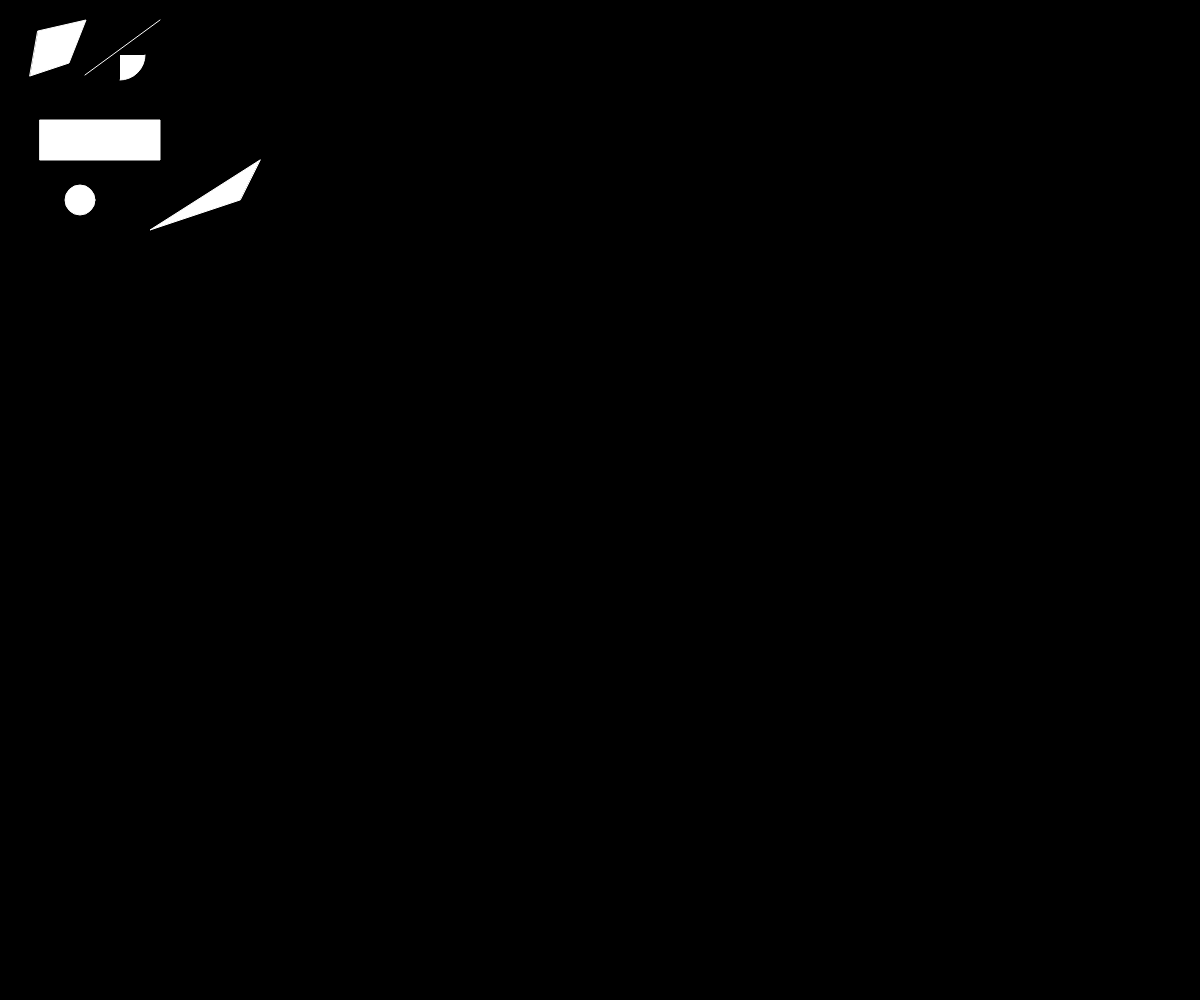
Frame 1 (no input)
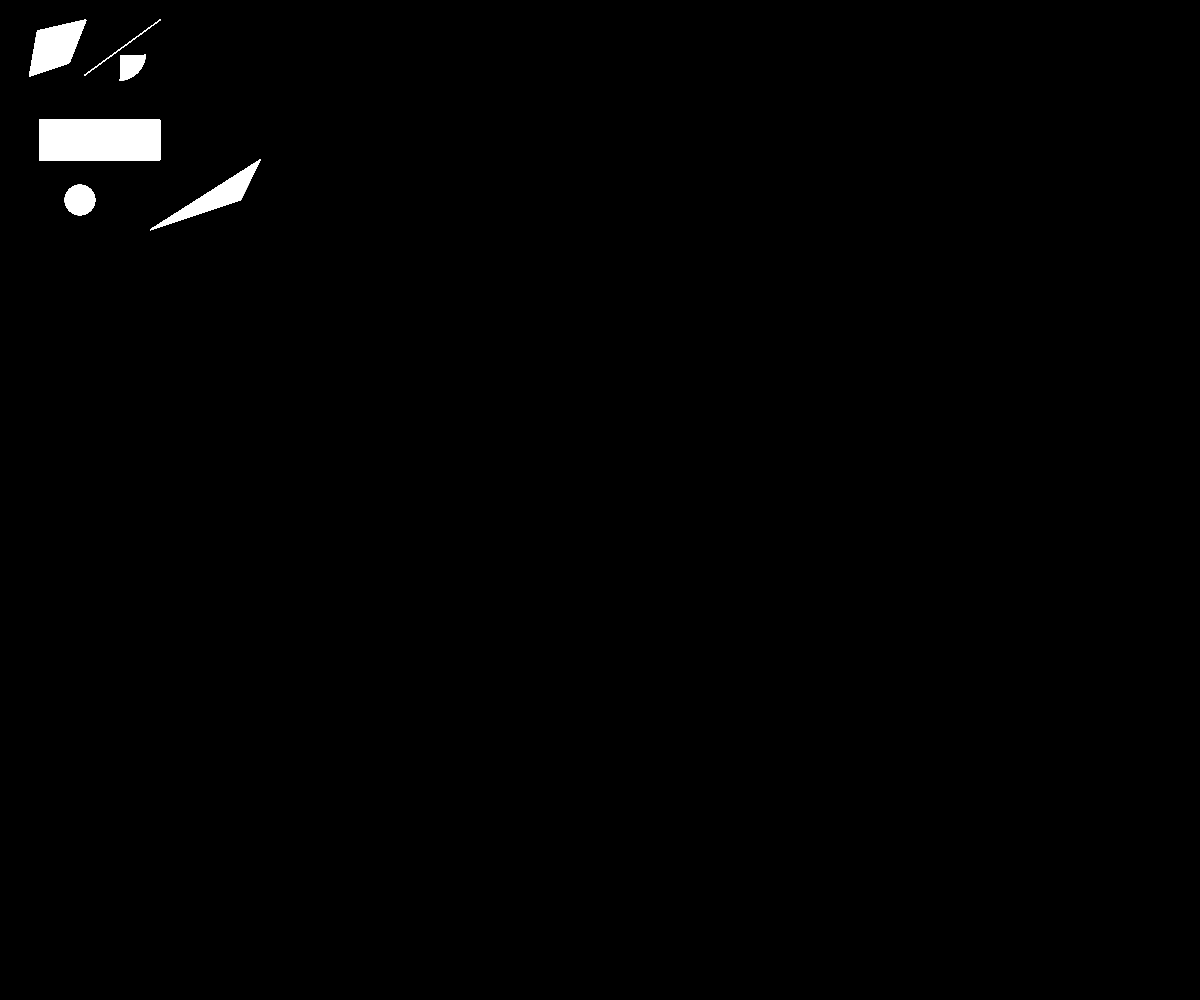
Frame 60 (no input)
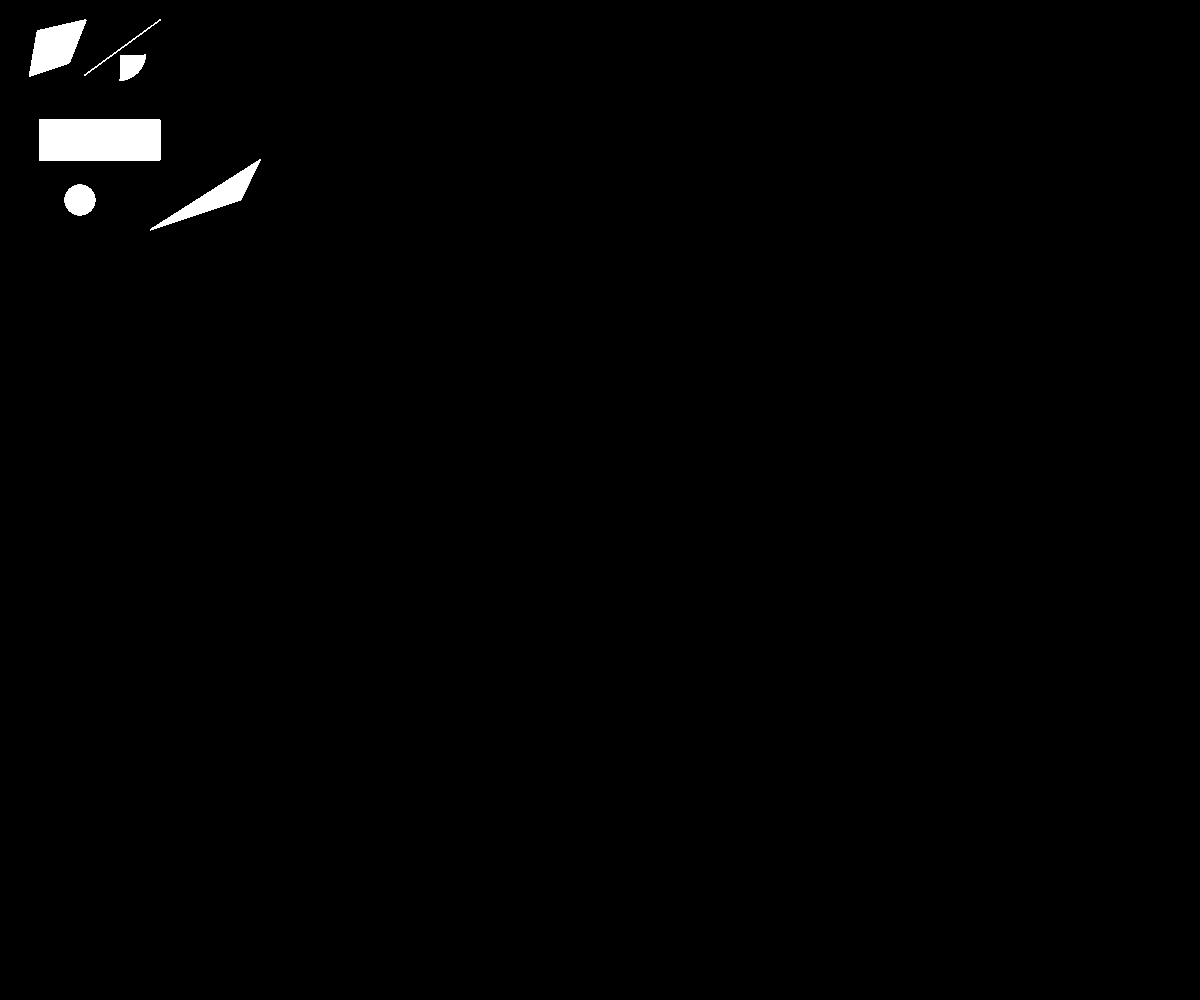
Frame 120 (the mouse pressed at the canvas centre since frame 60)

The p5.js sketch that drew these frames (run headless with seeded random() and noise() and a simulated clock; from frame 60 on, the mouse is pressed at the canvas centre):

// p5.js sketch
// ── sketch.js
// p5-simple-shapes

function setup() {
  createCanvas(windowWidth, windowHeight);
  background(0);
}

function draw() {
  stroke(255);


  // by default rect() starts drawing from the top left corner,
  // you can change this with rectMode():
  // https://p5js.org/reference/#/p5/rectMode
  // rect(posX, posY, width, height)
  rect(40, 120, 120, 40);



  // by default ellipse() starts drawing from the center
  // you can change this with ellipseMode():
  // https://p5js.org/reference/#/p5/ellipseMode
  // ellipse(centerX, centerY, width, height)
  ellipse(80, 200, 30, 30);



  // arc(xCoord, yCoord, width, height, angle to start in radians, angle to stop in radians)
  arc(120, 55, 50, 50, 0, HALF_PI);



  // line(x1, y1, x2, y2); - coords for two points
  line(160, 20, 85, 75);



  // triangle(x1, y1, x2, y2, x3, y3) - coords for all three points
  triangle(240, 200, 150, 230, 260, 160);



  // quad(x1, y1, x2, y2, x3, y3, x4, y4) - coords for all four points
  quad(38, 31, 86, 20, 69, 63, 30, 76);
  
}
